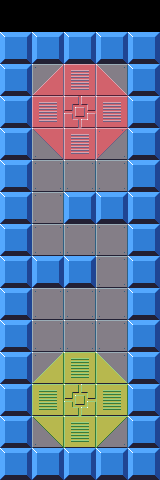

The image is a tile-based game level rendered from a .tmx file. Its description and source (layers, tilesets, objects; grid data summarised) follow:
An orthogonal 5x15 tile map with 32x32 px tiles, 2 tile layers (background, map), 5 tilesets and 8 objects (6x StaticWall, Ball, FinishLine).

<map version="1.0" orientation="orthogonal" width="5" height="15" tilewidth="32" tileheight="32">
 <properties>
  <property name="music" value="space_0.mp3" />
 </properties>
 <tileset firstgid="1" name="sci-fi-platformer-tiles-0" tilewidth="32" tileheight="32">
  <image source="tiles/sci-fi-platformer-tiles-0.png" width="512" height="512" />
 </tileset>
 <tileset firstgid="257" name="sci-fi-platformer-tiles-1" tilewidth="32" tileheight="32">
  <image source="tiles/sci-fi-platformer-tiles-1.png" width="512" height="512" />
 </tileset>
 <tileset firstgid="513" name="sci-fi-platformer-tiles-9" tilewidth="32" tileheight="32">
  <image source="tiles/sci-fi-platformer-tiles-9.png" width="512" height="512" />
 </tileset>
 <tileset firstgid="769" name="sci-fi-platformer-tiles-8" tilewidth="32" tileheight="32">
  <image source="tiles/sci-fi-platformer-tiles-8.png" width="512" height="512" />
 </tileset>
 <tileset firstgid="1025" name="sci-fi-platformer-tiles-6" tilewidth="32" tileheight="32">
  <image source="tiles/sci-fi-platformer-tiles-6.png" width="512" height="512" />
 </tileset>
 <layer name="background" width="5" height="15">
  <data>[75 cells, 70 non-empty, 1 distinct tile ids]</data>
 </layer>
 <layer name="map" width="5" height="15">
  <data>[75 cells, 56 non-empty, 13 distinct tile ids]</data>
 </layer>
 <objectgroup name="collision" width="5" height="15">
  <object name="Ball" x="67" y="387" width="24" height="24">
   <ellipse />
  </object>
  <object name="StaticWall" x="128" y="32" width="32" height="448" />
  <object name="StaticWall" x="0" y="32" width="128" height="32" />
  <object name="StaticWall" x="0" y="64" width="32" height="416" />
  <object name="StaticWall" x="32" y="448" width="96" height="32" />
  <object name="FinishLine" x="55" y="84" width="48" height="48">
   <ellipse />
  </object>
  <object name="StaticWall" x="64" y="192" width="64" height="32" />
  <object name="StaticWall" x="32" y="256" width="64" height="32" />
 </objectgroup>
</map>